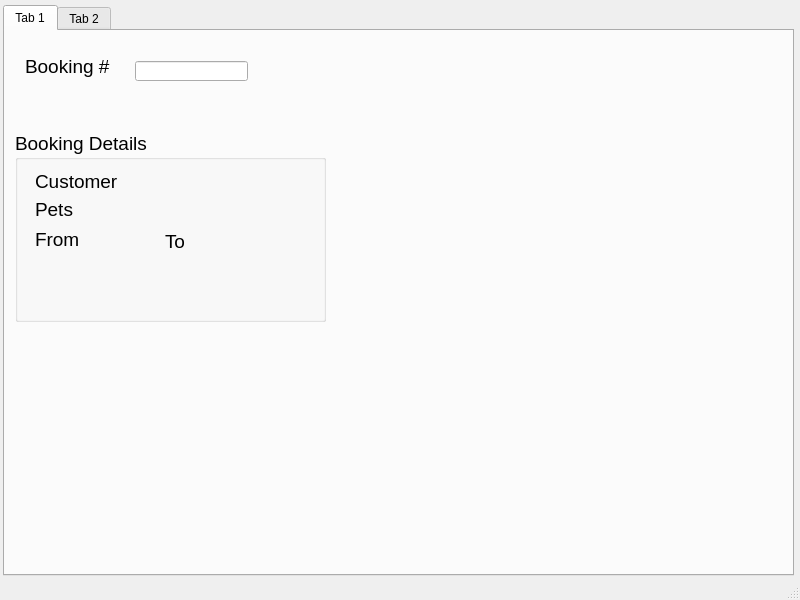
<?xml version="1.0" encoding="UTF-8"?>
<ui version="4.0">
 <class>MainWindow</class>
 <widget class="QMainWindow" name="MainWindow">
  <property name="geometry">
   <rect>
    <x>0</x>
    <y>0</y>
    <width>800</width>
    <height>600</height>
   </rect>
  </property>
  <property name="windowTitle">
   <string>MainWindow</string>
  </property>
  <widget class="QWidget" name="centralwidget">
   <widget class="QTabWidget" name="tabWidget">
    <property name="geometry">
     <rect>
      <x>3</x>
      <y>5</y>
      <width>791</width>
      <height>571</height>
     </rect>
    </property>
    <property name="currentIndex">
     <number>0</number>
    </property>
    <widget class="QWidget" name="payment_tab">
     <property name="font">
      <font>
       <pointsize>14</pointsize>
      </font>
     </property>
     <property name="accessibleName">
      <string>Payment Tab</string>
     </property>
     <attribute name="title">
      <string>Tab 1</string>
     </attribute>
     <widget class="QLabel" name="label">
      <property name="geometry">
       <rect>
        <x>20</x>
        <y>20</y>
        <width>111</width>
        <height>31</height>
       </rect>
      </property>
      <property name="text">
       <string>Booking #</string>
      </property>
     </widget>
     <widget class="QLineEdit" name="lineEdit">
      <property name="geometry">
       <rect>
        <x>130</x>
        <y>30</y>
        <width>113</width>
        <height>20</height>
       </rect>
      </property>
     </widget>
     <widget class="QGroupBox" name="groupBox">
      <property name="geometry">
       <rect>
        <x>10</x>
        <y>100</y>
        <width>311</width>
        <height>191</height>
       </rect>
      </property>
      <property name="title">
       <string>Booking Details</string>
      </property>
      <widget class="QLabel" name="label_2">
       <property name="geometry">
        <rect>
         <x>20</x>
         <y>40</y>
         <width>91</width>
         <height>21</height>
        </rect>
       </property>
       <property name="text">
        <string>Customer</string>
       </property>
      </widget>
      <widget class="QLabel" name="label_3">
       <property name="geometry">
        <rect>
         <x>20</x>
         <y>70</y>
         <width>61</width>
         <height>16</height>
        </rect>
       </property>
       <property name="text">
        <string>Pets</string>
       </property>
      </widget>
      <widget class="QLabel" name="label_4">
       <property name="geometry">
        <rect>
         <x>20</x>
         <y>100</y>
         <width>51</width>
         <height>16</height>
        </rect>
       </property>
       <property name="text">
        <string>From</string>
       </property>
      </widget>
      <widget class="QLabel" name="label_5">
       <property name="geometry">
        <rect>
         <x>150</x>
         <y>100</y>
         <width>51</width>
         <height>21</height>
        </rect>
       </property>
       <property name="text">
        <string>To</string>
       </property>
      </widget>
     </widget>
    </widget>
    <widget class="QWidget" name="tab_2">
     <attribute name="title">
      <string>Tab 2</string>
     </attribute>
    </widget>
   </widget>
  </widget>
  <widget class="QMenuBar" name="menubar">
   <property name="geometry">
    <rect>
     <x>0</x>
     <y>0</y>
     <width>800</width>
     <height>21</height>
    </rect>
   </property>
  </widget>
  <widget class="QStatusBar" name="statusbar"/>
 </widget>
 <resources/>
 <connections/>
</ui>
